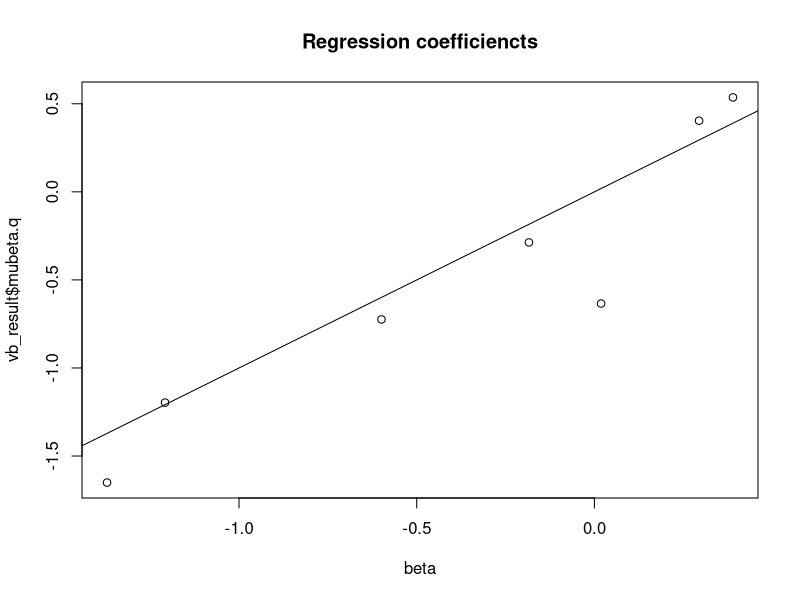
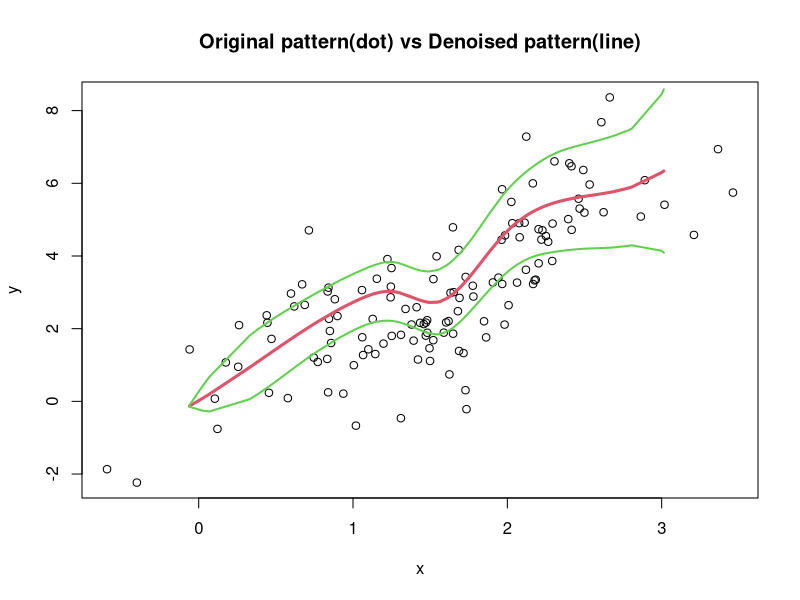

The R script that drew these images, in order:
semispline = function(y, w, v, prior=NULL, maxiter=1000, tol=1e-4, n_grids=1e3)
{
  # Code to estimate parameters of yi = Wi*beta + alpha*xi + vphi(xi)*theta
  library(splines)
  N = length(y)
  D = ncol(w)
  v = drop(v)
  W = cbind(1, w)
  WtW = crossprod(W)
  
  # Hyperparameters
  if (is.null(prior))
  {
    sig2v = 0.1
    sig2mu = sig2alpha = 100
    mubeta.0 = rep(0, D+1)
    sigbeta.0 = diag(rep(100, D+1))
    axi = bxi = atau = btau = asig = bsig = 1e-3
  }
  else
  {
    sig2v = prior$sig2v
    sig2mu = prior$sig2mu
    sig2alpha = prior$sig2alpha
    mubeta.0 = prior$mubeta.0
    sigbeta.0 = prior$sigbeta.0
    axi = prior$axi
    bxi = prior$bxi
    atau = prior$atau
    btau = prior$btau
    asig = prior$asig
    bsig = prior$bsig
  }
  sb0i = solve(sigbeta.0)
  sbimb0 = sb0i %*% mubeta.0
  ldetsb0 = determinant(sigbeta.0, logarithm=TRUE)$modulus[1]
  
  # Generate grids and corresponding spline coefficients
  nknots = min(round(log(length(unique(v)))), 35)
  knots = quantile(v, seq(0,1,length.out=nknots+2)[-c(1,(nknots+2))])
  grids = seq(min(v)-sd(v), max(v)+sd(v), length.out=n_grids)
  vphig = bs(grids, knots=knots, intercept=FALSE); K = ncol(vphig)
  vphig = cbind(grids, vphig)
  
  # Initialize variational parameters
  mutl = var(v)
  axitl = axi + (N/2)
  atautl = atau + (K/2)
  asigtl = asig + (N/2)
  xi.ratio = axi/bxi
  sig.ratio = asig/bsig
  tau.ratio = atau/btau
  mubeta.q = rep(0, D+1)
  munu.q = munu.0 = rep(0, K+1)
  signu.q = signu.0 = diag(rep(c(sig2alpha,1/tau.ratio),c(1,K)))
  ldetsn0 = determinant(signu.0, logarithm=TRUE)$modulus[1]
  
  # Update as
  lb = rep(0, maxiter)
  lbold = -Inf
  for (iter in 1:maxiter)
  {
    # denoised value
    common = -0.5*(sig.ratio*diag(vphig%*%(outer(munu.q,munu.q)+signu.q)%*%t(vphig)) + (1/sig2v+xi.ratio)*(grids^2) - 2*mutl*xi.ratio*grids)
    lnpgrids = common + outer(grids, v)/sig2v + sig.ratio*outer(drop(vphig%*%munu.q), drop(y-W%*%mubeta.q)); pgrids = exp(t(lnpgrids))
    normalizers = apply(pgrids, 1, sum)
    ex = drop(pgrids%*%grids)/normalizers
    ex2 = drop(pgrids%*%(grids^2))/normalizers
    varx = ex2 - (ex)^2
    vphiq = pgrids%*%vphig/outer(normalizers,rep(1,K+1))
    vphiqtvphiq = t(vphig)%*%diag(apply(pgrids/normalizers,2,sum))%*%vphig
    
    # beta
    sigbeta.q = solve(sb0i + sig.ratio*WtW)
    mubeta.q = drop(sigbeta.q%*%(sbimb0 + sig.ratio*t(W)%*%(y-vphiq%*%munu.q)))
    
    # nu
    signu.q = solve(diag(rep(c(1/sig2alpha,tau.ratio),c(1,K))) + sig.ratio*vphiqtvphiq)
    munu.q = drop(sig.ratio*signu.q%*%t(vphiq)%*%(y-W%*%mubeta.q))
    
    # mu
    sig2mutl = 1/(1/sig2mu+N*xi.ratio)
    mutl = xi.ratio*sig2mutl*sum(ex)
    
    # xi
    bxitl = bxi + 0.5*(sum((ex-mutl)^2)+sum(varx)+N*sig2mutl)
    xi.ratio = axitl/bxitl
    
    # tau
    btautl = btau + 0.5*sum((munu.q^2+diag(signu.q))[2:(K+1)])
    tau.ratio = atautl/btautl
    
    # sigma
    cp_beta = drop(W%*%mubeta.q)
    cp_nu = drop(vphiq%*%munu.q)
    cpterm = sum(y^2) + sum(diag(vphiqtvphiq%*%(outer(munu.q,munu.q)+signu.q))) + sum(diag(WtW%*%(outer(mubeta.q,mubeta.q)+sigbeta.q)))
    cpterm = cpterm - 2*sum(y*(cp_beta+cp_nu)) + 2*sum(cp_beta*cp_nu)
    bsigtl = bsig + 0.5*cpterm
    sig.ratio = asigtl/bsigtl
    
    # ELBO
    lbnew = -0.5*N*log(2*pi) - 0.5*N*(log(bsigtl)-digamma(asigtl)) - 0.5*sig.ratio*cpterm
    lbnew = lbnew - 0.5*N*log(2*pi) - 0.5*N*log(sig2v) - 0.5*(sum((v-ex)^2)+sum(varx))/sig2v
    lbnew = lbnew - 0.5*N*(log(bxitl)-digamma(axitl)) - 0.5*xi.ratio*(sum((ex-mutl)^2)+sum(varx)+N*sig2mutl)
    lbnew = lbnew + 0.5*sum(log(varx)) + 0.5*N
    lbnew = lbnew - 0.5*ldetsn0 - 0.5*(sum((munu.q-munu.0)*solve(signu.0,munu.q-munu.0))+sum(diag(solve(signu.0,signu.q))))
    lbnew = lbnew + 0.5*determinant(signu.q,logarithm=TRUE)$modulus[1] + 0.5*(K+1)
    lbnew = lbnew - 0.5*ldetsb0 - 0.5*(sum((mubeta.q-mubeta.0)*solve(sigbeta.0,mubeta.q-mubeta.0))+sum(diag(solve(sigbeta.0,sigbeta.q))))
    lbnew = lbnew + 0.5*determinant(sigbeta.q,logarithm=TRUE)$modulus[1] + 0.5*(D+1)
    lbnew = lbnew - 0.5*log(sig2mu) - 0.5*(mutl^2+sig2mutl)/sig2mu
    lbnew = lbnew + 0.5*log(sig2mutl) + 0.5
    lbnew = lbnew - lgamma(axi) + axi*log(bxi) - (axi+1)*(log(bxitl)-digamma(axitl)) - xi.ratio*bxi
    lbnew = lbnew + lgamma(axitl) - axitl*log(bxitl) + (axitl+1)*(log(bxitl)-digamma(axitl)) + xi.ratio*bxitl
    lbnew = lbnew - lgamma(atau) + atau*log(btau) - (atau+1)*(log(btautl)-digamma(atautl)) - tau.ratio*btau
    lbnew = lbnew + lgamma(atautl) - atautl*log(btautl) + (atautl+1)*(log(btautl)-digamma(atautl)) + tau.ratio*btautl
    lbnew = lbnew - lgamma(asig) + asig*log(bsig) - (asig+1)*(log(bsigtl)-digamma(asigtl)) - sig.ratio*bsig
    lbnew = lbnew + lgamma(asigtl) - asigtl*log(bsigtl) + (asigtl+1)*(log(bsigtl)-digamma(asigtl)) + sig.ratio*bsigtl
    lb[iter] = lbnew
    if (abs(lbnew-lbold)<tol) break
    lbold = lbnew
  }
  lb = lb[1:iter]
  knots = quantile(ex, seq(0,1,length.out=nknots+2)[-c(1,(nknots+2))])
  vphi = bs(ex, knots=knots, intercept=FALSE)
  vphi = cbind(ex,vphi)
  post_curve=drop(vphi%*%munu.q)
  curve_var=drop(vphi^2%*%diag(signu.q))
  return(list(
    lb=lb, ex=ex, mubeta.q=mubeta.q, sigbeta.q=sigbeta.q, munu.q=munu.q, signu.q=signu.q, 
    sig.ratio=sig.ratio, tau.ratio=tau.ratio, xi.ratio=xi.ratio,
    post_lower=qnorm(0.025,post_curve,sqrt(curve_var)),
    post_upper=qnorm(0.975,post_curve,sqrt(curve_var)),
    post_curve=post_curve
  ))
}

set.seed(10)
N = 130
D = 6
RR = 0.9
xi2 = 0.8
sig2v = xi2/RR-xi2
mux = 1.5
beta = rnorm(D+1)
w = matrix(rnorm(N*D),N,D)
x = rnorm(N, mux, sqrt(xi2))
v = rnorm(N, x, sqrt(sig2v))
f = function(x) 2*x+sin(pi*x)
y = cbind(1,w)%*%beta + f(x) + rnorm(N)
vb_result = semispline(y,w,v)
plot(beta,vb_result$mubeta.q,main="Regression coefficiencts")
lines(-10:10,-10:10)
ord = order(vb_result$ex)
plot(x,y-cbind(1,w)%*%beta,ylab="y",main="Original pattern(dot) vs Denoised pattern(line)")
lines(vb_result$ex[ord],vb_result$post_curve[ord],lwd=3,col=2)
lines(vb_result$ex[ord],vb_result$post_lower[ord],lwd=2,col=3)
lines(vb_result$ex[ord],vb_result$post_upper[ord],lwd=2,col=3)
